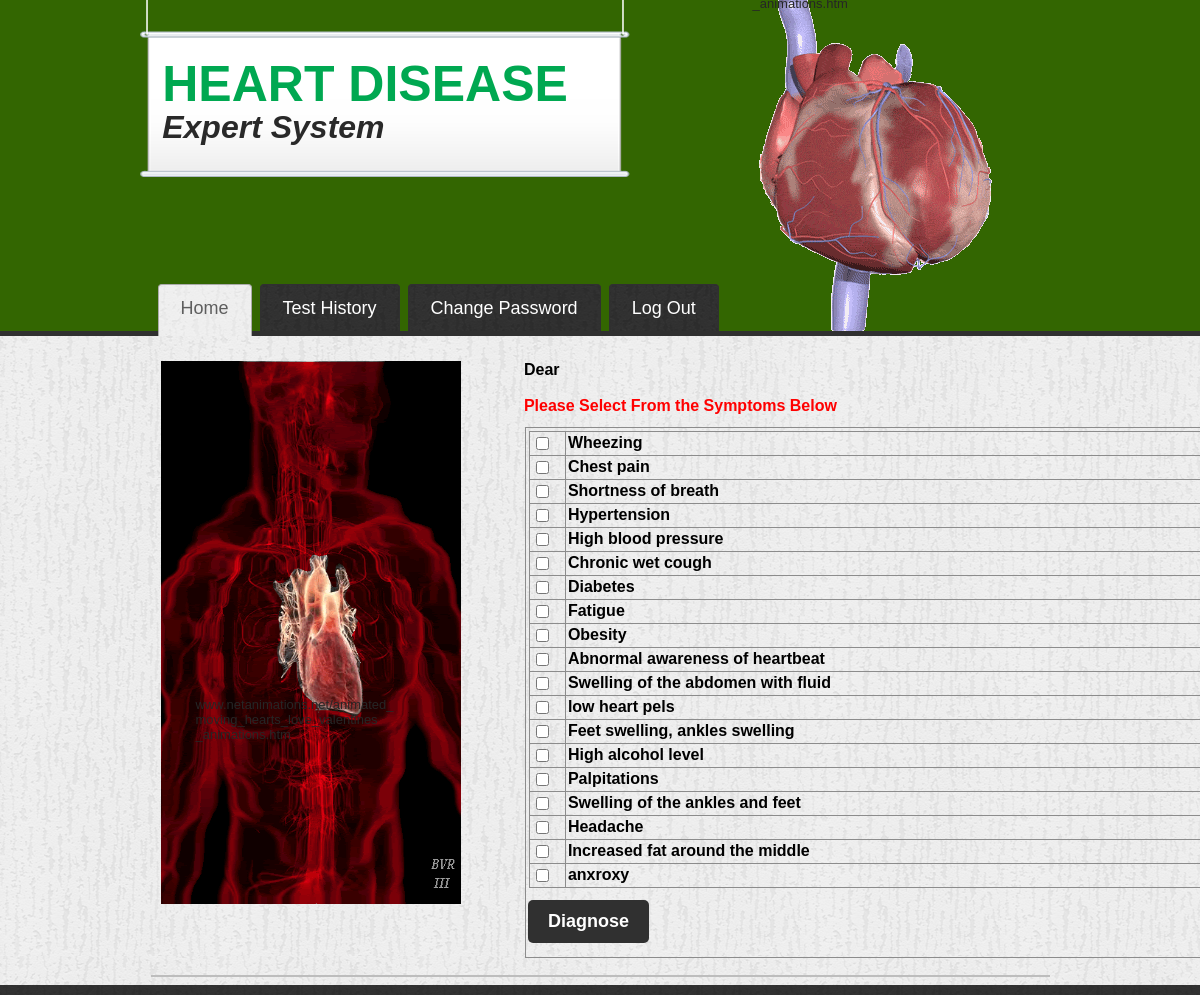
The page /member.php on the database its author committed.
### tables this page shows
CREATE TABLE IF NOT EXISTS `disease` (
  `id` int(11) NOT NULL AUTO_INCREMENT,
  `symptom` varchar(20000) DEFAULT NULL,
  `disease` varchar(2000) DEFAULT NULL,
  `status` varchar(50) NOT NULL,
  PRIMARY KEY (`id`)
);

### member.php (the view, shortened to what this page needs)
<?php require_once('Connections/config.php'); ?>
<?php
$logoutAction = $_SERVER['PHP_SELF']."?doLogout=true";
?>
<?php
if (!function_exists("GetSQLValueString")) {
function GetSQLValueString($theValue, $theType, $theDefinedValue = "", $theNotDefinedValue = "")
{
  $theValue = function_exists("mysql_real_escape_string") ? mysql_real_escape_string($theValue) : mysql_escape_string($theValue);
  switch ($theType) {
    case "text":
      $theValue = ($theValue != "") ? "'" . $theValue . "'" : "NULL";
      break;
  }
  return $theValue;
}
}
$query_Recordset1 = "SELECT * FROM disease";
$Recordset1 = mysql_query($query_Recordset1, $config) or die(mysql_error());
$row_Recordset1 = mysql_fetch_assoc($Recordset1);
$colname_re = "-1";
$query_re = sprintf("SELECT * FROM users WHERE username = %s", GetSQLValueString($colname_re, "text"));
$re = mysql_query($query_re, $config) or die(mysql_error());
$row_re = mysql_fetch_assoc($re);
?>
<!DOCTYPE html>
<html dir="ltr" lang="en-US"><head>
    <link rel="stylesheet" href="style.css" media="screen">
    <link rel="stylesheet" href="style.responsive.css" media="all">
</head>
<body>
<div id="art-main">
<header class="art-header clearfix">
    <div class="art-shapes">
<h1 class="art-headline" data-left="2.51%">
    <a href="#">HEART DIS</a>EASE
</h1>
<h2 class="art-slogan" data-left="2.51%">Expert System</h2>
<div class="art-object0" data-left="100%">
  <div class="style2" id="apDiv1">www.netanimations.net/animated_<br>
moving_hearts_love_valentines<br>
_animations.htm</div>
</div>
<div class="art-object369268148" data-left="0%"></div>
  </div>
<nav class="art-nav clearfix">
    <div class="art-nav-inner">
    <ul class="art-hmenu">
    <li><a href="member.php" class="active">Home</a></li>
    <li><a href="History.php">Test History</a></li>
    <li><a href="changepassword.php">Change Password</a></li>
    <li><a href="<?php echo $logoutAction ?>">Log Out</a></li>
    </ul>
    </div>
  </nav>
</header>
<div class="art-sheet clearfix">
            <div class="art-layout-wrapper clearfix">
                <div class="art-content-layout">
                    <div class="art-content-layout-row">
                        <div class="art-layout-cell art-content clearfix"><article class="art-post art-article">
                <div class="art-postcontent art-postcontent-0 clearfix"><div class="art-content-layout">
    <div class="art-content-layout-row">
<div class="art-layout-cell layout-item-1" style="width: 40%" >
         <p><img width="300" height="543" alt="" src="images/beatm.gif" class=""></p>
        <div id="apDiv2"><span class="style2">www.netanimations.net/animated_<br>
moving_hearts_love_valentines<br>
_animations.htm</span></div>
    </div><div class="art-layout-cell layout-item-2" style="width: 60%" ><p class="a" ><?php echo "Dear  ".$row_re['surname']; ?>
&nbsp;<br>
<br>
<font color="#FF0000">Please Select From the Symptoms Below</font>
<center>
<table width="741" height="78" border="0" class="a">
  <tr>
    <td width="735" height="74" align="left" valign="top"class="a"><form action="member_d_pro.php" method="post" enctype="multipart/form-data" name="form1" id="form1"><table width="722" border="0">
  <?php do { ?>
    <tr>
      <td width="31"><input type="checkbox" value="<?php echo $row_Recordset1['disease']; ?>" name="<?php echo $row_Recordset1['status']; ?>" id="checkbox" />
        <label for="checkbox"></label></td>
      <td width="681"class="a"><?php echo $row_Recordset1['symptom']; ?></td>
    </tr>
    <?php } while ($row_Recordset1 = mysql_fetch_assoc($Recordset1)); ?>
</table>
        <p>
          <input type="submit" class="art-button" name="button" id="button" value="Diagnose" />
		  </p>
    </form></td>
  </tr>
</table>
</center>
    </p>  </div>
    </div>
</div>
<div class="art-content-layout-br layout-item-0">
</div>
</div>
                </article></div>
                    </div>
                </div>
            </div>
    </div>
<footer class="art-footer clearfix">
  <div class="art-footer-inner">
  </div>
</footer>
</div>
</body></html>

### member.php (style rules this page uses)
.art-content .art-postcontent-0 .layout-item-0 { border-top-width:2px;border-top-style:solid;border-top-color:#BDBDBD;margin-top: 5px;margin-bottom: 5px; }
.art-content .art-postcontent-0 .layout-item-1 { padding-top: 0px;padding-right: 10px;padding-bottom: 0px;padding-left: 10px; }
.art-content .art-postcontent-0 .layout-item-2 { background: ; padding-top: 0px;padding-right: 10px;padding-bottom: 0px;padding-left: 10px; }
#apDiv2 { position:absolute; width:200px; height:115px; z-index:1; left: 48px; top: 351px; }

### rows shown on the page
disease: symptom "Wheezing"
disease: symptom "Chest pain"
disease: symptom "Shortness of breath"
disease: symptom "Hypertension"
disease: symptom "High blood pressure"
disease: symptom "Chronic wet cough"
disease: symptom "Diabetes"
disease: symptom "Fatigue"
disease: symptom "Obesity"
disease: symptom "Abnormal awareness of heartbeat"
disease: symptom "Swelling of the abdomen with fluid"
disease: symptom "low heart pels"
disease: symptom "Feet swelling, ankles swelling"
disease: symptom "High alcohol level"
disease: symptom "Palpitations"
disease: symptom "Swelling of the ankles and feet"
disease: symptom "Headache"
disease: symptom "Increased fat around the middle"
disease: symptom "anxroxy"
